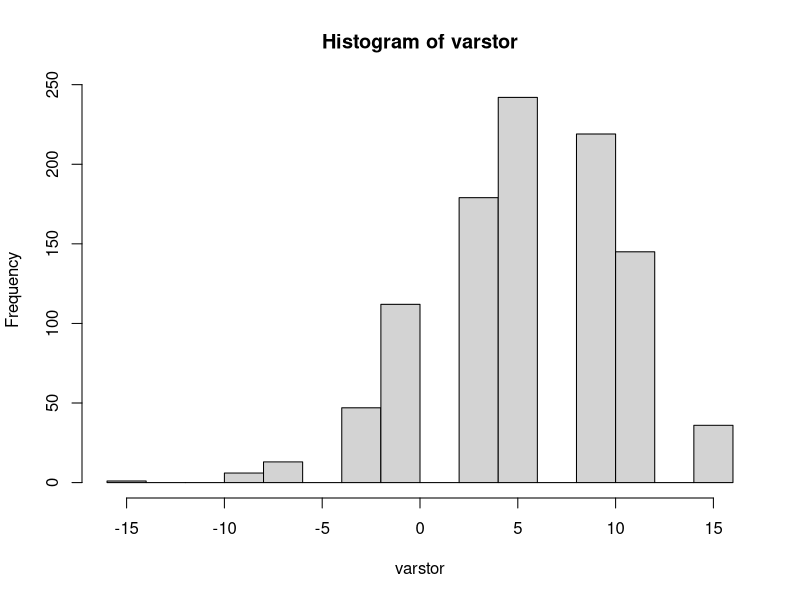

Write the R code that produced this figure.
## ---- chunk 1
knitr::opts_chunk$set(echo = TRUE)
## ---- chunk 2
require(tidyverse)

## ---- chunk 3
days=1:365
count=15
repeatn=1000
varstor=numeric()
for (j in 1:repeatn){
brownlow = 0
for (i in 1:count) {
  sam=sample(days,size=34,replace = T)
  y=duplicated(sam)
  if (sum(y)>0) brownlow=brownlow+1
  else brownlow = brownlow - 2
}
varstor[j]=brownlow
}
hist(varstor)
var(varstor)
print(paste ("average return = ", mean(varstor)))

      
## ---- chunk 4
vSorted = sort(varstor)
print(vSorted[100])
print(vSorted[900])
